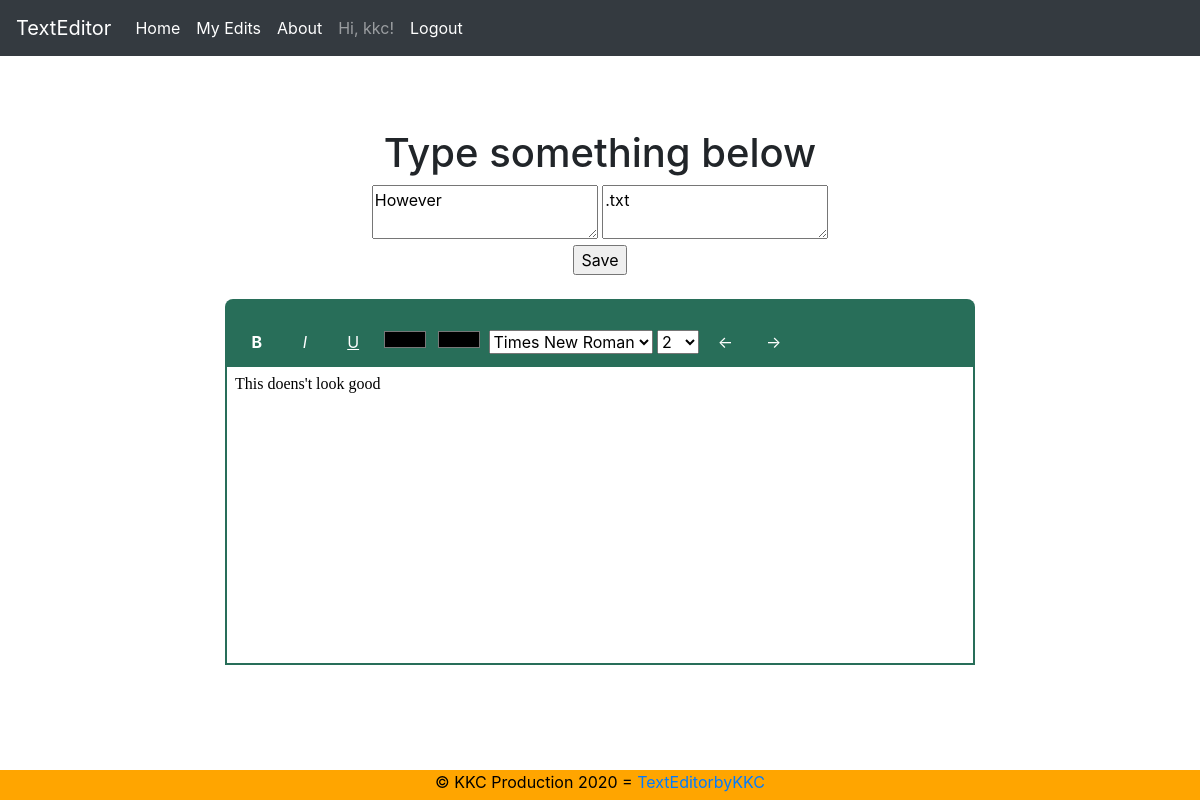
The app's page /index (signed in) with its own data.
### app/models.py (models this page shows, shortened)
class User(UserMixin, db.Model):
    id = db.Column(db.Integer, primary_key=True)
    username = db.Column(db.String(64), index=True, unique=True)
    email = db.Column(db.String(120), index=True, unique=True)
    password_hash = db.Column(db.String(128))
    posts = db.relationship('EditorData', backref='author', lazy='dynamic')

class EditorData(db.Model):
    id = db.Column(db.Integer, primary_key=True)
    name = db.Column(db.Text)
    extension= db.Column(db.Text)
    html= db.Column(db.Text)
    user_id = db.Column(db.Integer, db.ForeignKey('user.id'))

### app/routes.py (the view)
@app.route('/', methods=['GET', 'POST'])
@app.route('/index', methods=['GET', 'POST'])
@login_required
def index():
    data = EditorData.query.order_by(EditorData.id.desc()).filter_by(author=current_user).first()
    flag=0
    if request.method == 'POST':
        new_data = EditorData(html=request.form.get('textpad'), name=request.form.get('name'), extension=request.form.get('ext'), author=current_user )
        db.session.add(new_data)
        db.session.commit()
        return render_template('index.html',  title='Home', data=new_data, flag=flag)
    if data is None:
        flag = -1
        return render_template('index.html',  title='Home', flag=flag)
    return render_template('index.html',  title='Home', data=data, flag=flag)

### app/models.py (called while the page is built)
@login.user_loader
def load_user(id):
    return User.query.get(int(id))

### app/templates/index.html (shortened to what this page needs)
    {% extends "base.html" %}
    {% block content %}
    <center><h1> Type something below</h1></center>
<form method="POST">
{% if flag == 1 %}
<center > <textarea id="name" name="name" ></textarea> <textarea name="ext" id="ext">{{ data.extension }}</textarea></center>
<center><span style="color: red;">Choose another name</span></center>
<center> <textarea id="textpad" name="textpad" style="width:500px;height:200px;display:none;"  > {{ data.html }}</textarea></center>
{% else %}
   <center > <textarea id="name" name="name" >{{ data.name }}</textarea> <textarea name="ext" id="ext">{{ data.extension }}</textarea></center>
   {% endif %}
  <Center><input type="submit" value="Save" ></Center>
</form>
  <br>
  <div id="textEditor">
    <div id='theRibbon'>
          <button id="boldbutton" title="Bold"><b>B</b></button>
          <button id="italicbutton" title="Italic"><em>I</em></button>
          <button id="underlinebutton" title="Underline"><u>U</u></button>
          <input type="color" id="fontcolor" title="Change Font Colour">
          <input type="color" id="highlighter" title="Highlight Text">
          <select id="fontChanger">
              <option value="Times New Roman"> Times New Roman</option>
          </select>
          <select id="fontSizeChanger">
            <script>
              for(var i=1; i<20;i++){
                i++;
                document.write("<option value='"+i+"'>"+i+"</option>");
              }
            </script>
          </select>
          <button id="Undo" title="Undo">&larr;</button>
          <button id="Redo" title="Redo">&rarr;</button>
        </div>
    <div id="richTextArea">
      <iframe id="WYSIWYG" name="WYSIWYG" frameborder="0" ></iframe>
    </div>
  </div>
  {% endblock %}

### app/templates/base.html (shortened to what this page needs)
<!DOCTYPE html>
<html lang="en">
<head>
    <link rel="stylesheet" href="https://stackpath.bootstrapcdn.com/bootstrap/4.1.3/css/bootstrap.min.css">
</head>
<body>
  <div class="fixed-top">
  <nav class="navbar navbar-expand-lg navbar-dark bg-dark">
    <a class="navbar-brand" href="{{url_for('index')}}">TextEditor</a>
    <div class="collapse navbar-collapse" id="navbarSupportedContent">
      <ul class="navbar-nav mr-auto">
        <li class="nav-item active">
          <a class="nav-link" href="{{ url_for('index') }}">Home<span class="sr-only">(current)</span></a>
        </li>
        {% if current_user.is_anonymous %}
        <li class="nav-item active">
          <a class="nav-link" href="{{ url_for('login') }}">login</a>
        </li>
        {% else %}
        <li class="nav-item active">
          <a class="nav-link" href="/myedits">My Edits</a>
        </li>
        <li class="nav-item active">
          <a class="nav-link" href="/about">About</a>
        </li>
        <li class="nav-item">
         <a class="nav-link"> Hi, {{ current_user.username }}!</a></li>
        <li class="nav-item active">
          <a class="nav-link" href="{{ url_for('logout') }}">Logout</a></li>
        {% endif %}
      </ul>
    </div>
  </nav>
  </div>
        <h1 style="color: white;">
        </h1>
        <br><br><br><br>
        {% block content %}{% endblock %}
<footer><center>© KKC Production 2020 =
  <a href="{{ url_for('index')}}"> TextEditorbyKKC</a> </center>
</footer>
</body>
</html>

### app/templates/base.html (style rules this page uses)
div#textEditor { margin: 0 auto; width: 750px ; height: 300px; }
div#theRibbon { border-bottom: none; padding: 10px; background-color:rgb(40,110,89); color: white; border-radius: 8px 8px 0px 0px; }
div#richTextArea { border: 2px solid rgb(40,110,89); height: 100%; width: 750px; }
iframe#WYSIWYG { height:100%; width: 100%; }
body { overflow: auto; min-height: 100%; }
button { width: 5ex; text-align: center; padding: 1px 3px; margin-top: 20px; }
div#theRibbon > button { color: white; border: none; outline:none; background-color: transparent; cursor: pointer; }
input[type="color"] { border: none; outline:none; background-color: transparent; }
footer { position: absolute; bottom:0; width:100%; height:30px; background:orange; color:black; }

### records on screen
User: username "kkc"
EditorData: name "However", ext ".txt"
